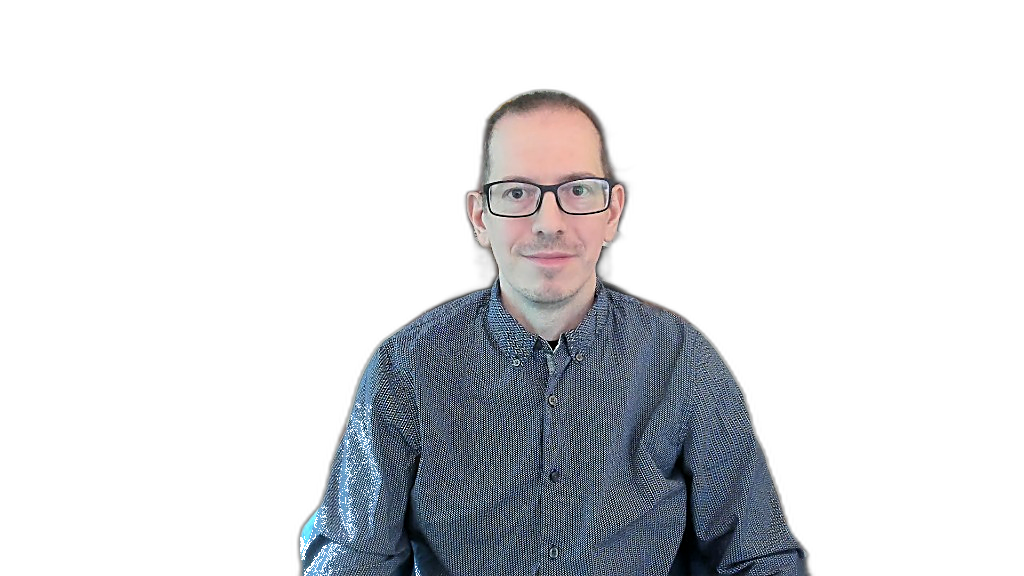
#> input picture scratch/denis_140lbs_balanced.png, 1024 x 576 px, given in place of dark_studio_grunge_1790869893740.jpg, which was not available
$ python generate_crisp_1080p_thumbnail.py
#> lines starting #> are read from the running program, lines starting #| are printed output that depends on the picture; pictures that were not available may be replaced by others from this repository, and a replacement may not be noted
import os
import math
from PIL import Image, ImageDraw, ImageFont, ImageFilter, ImageEnhance

W, H = 1920, 1080

font_dir = "scratch/fonts"
font_lilita = lambda size: ImageFont.truetype(os.path.join(font_dir, "LilitaOne-Regular.ttf"), size)

# 1. Load Pristine High-Res Background
bg_path = "C:/Users/denis/.gemini/antigravity/brain/39728e07-70d7-473b-9602-998c57781f48/dark_purple_grunge_1790869876664.jpg"
if not os.path.exists(bg_path):
    bg_path = "C:/Users/denis/.gemini/antigravity/brain/39728e07-70d7-473b-9602-998c57781f48/dark_studio_grunge_1790869893740.jpg"

bg_img = Image.open(bg_path).convert("RGB").resize((W, H), Image.Resampling.LANCZOS)

# 2. Load Clean Denis Cutout
denis_cutout = Image.open("scratch/denis_cutout_clean_no_chair.png").convert("RGBA")
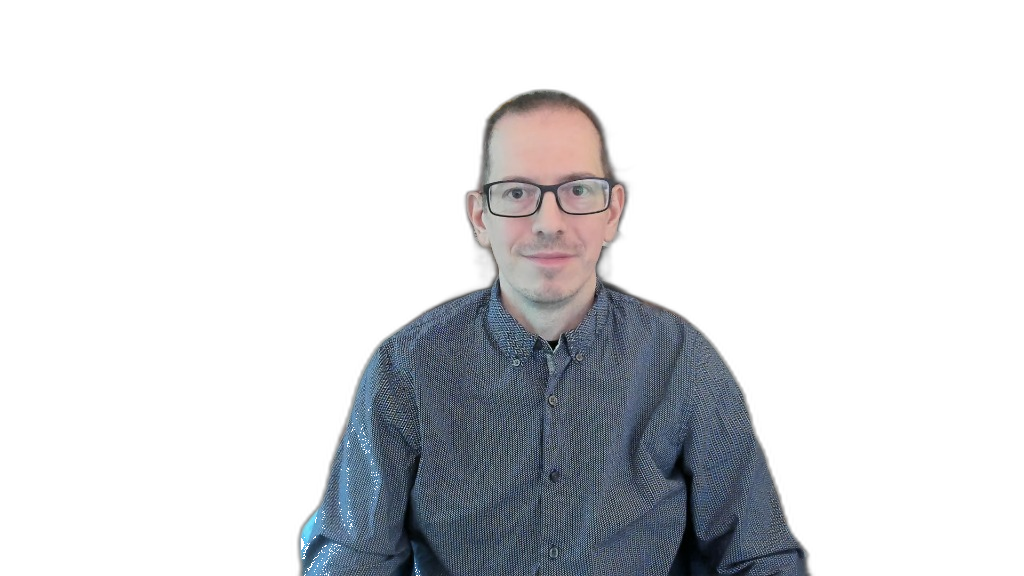
#> input picture scratch/denis_cutout_clean_no_chair.png, 1024 x 576 px, found by its file name
#> denis_cutout is the input picture: PIL image 1024x576 RGBA; mean R, G, B, A 22.1, 23.6, 26.5, 59.6
target_denis_h = int(H * 1.08)
denis_scale = target_denis_h / denis_cutout.height
#> denis_scale = 2.02
denis_w = int(denis_cutout.width * denis_scale)
#> denis_w = 2072
denis_h = target_denis_h
denis_resized = denis_cutout.resize((denis_w, denis_h), Image.Resampling.LANCZOS)

# Enhance Denis portrait for YouTube thumbnail punch
enhancer = ImageEnhance.Contrast(denis_resized)
denis_enhanced = enhancer.enhance(1.18)
enhancer = ImageEnhance.Color(denis_enhanced)
denis_enhanced = enhancer.enhance(1.12)
enhancer = ImageEnhance.Sharpness(denis_enhanced)
denis_enhanced = enhancer.enhance(1.30)

def create_rim_glow(cutout_img, glow_color=(192, 132, 252), blur_radius=28, opacity=210):
    alpha = cutout_img.split()[3]
    glow = Image.new("RGBA", cutout_img.size, glow_color + (0,))
    glow_alpha = Image.new("L", cutout_img.size, 0)
    glow_alpha.paste(alpha, (0, 0))
    glow.putalpha(glow_alpha)
    glow_blurred = glow.filter(ImageFilter.GaussianBlur(blur_radius))

    r, g, b, a = glow_blurred.split()
    a = a.point(lambda p: int(p * (opacity / 255.0)))
    return Image.merge("RGBA", (r, g, b, a))

def draw_thick_3d_text(draw_ctx, pos, text, font, text_color=(255, 255, 255), stroke_color=(0, 0, 0), stroke_width=22, shadow_offset=(12, 18), shadow_color=(0, 0, 0, 255)):
    x, y = pos
    sx, sy = shadow_offset
    steps = 14
    for step in range(1, steps + 1):
        ox = x + int(sx * (step / steps))
        oy = y + int(sy * (step / steps))
        draw_ctx.text((ox, oy), text, font=font, fill=shadow_color, stroke_width=stroke_width, stroke_fill=shadow_color)
    draw_ctx.text((x, y), text, font=font, fill=text_color, stroke_width=stroke_width, stroke_fill=stroke_color)

# 3. Assemble Base Canvas
canvas = bg_img.copy()

# Atmospheric left darkening for high contrast text readability
vignette = Image.new("RGBA", (W, H), (0, 0, 0, 0))
#> vignette: PIL image 1920x1080 RGBA; every value is 0
v_draw = ImageDraw.Draw(vignette)
for x in range(int(W * 0.70)):
    alpha = int(145 * (1.0 - x / (W * 0.70)))
    v_draw.line([(x, 0), (x, H)], fill=(4, 2, 8, alpha))
canvas = Image.alpha_composite(canvas.convert("RGBA"), vignette).convert("RGB")

# Position Denis on the right
denis_x = W - denis_w + 140
#> denis_x = -12
denis_y = H - denis_h + 35

glow_core = create_rim_glow(denis_enhanced, glow_color=(192, 132, 252), blur_radius=26, opacity=220)
#> in create_rim_glow, `alpha = cutout_img.split()[3]`:
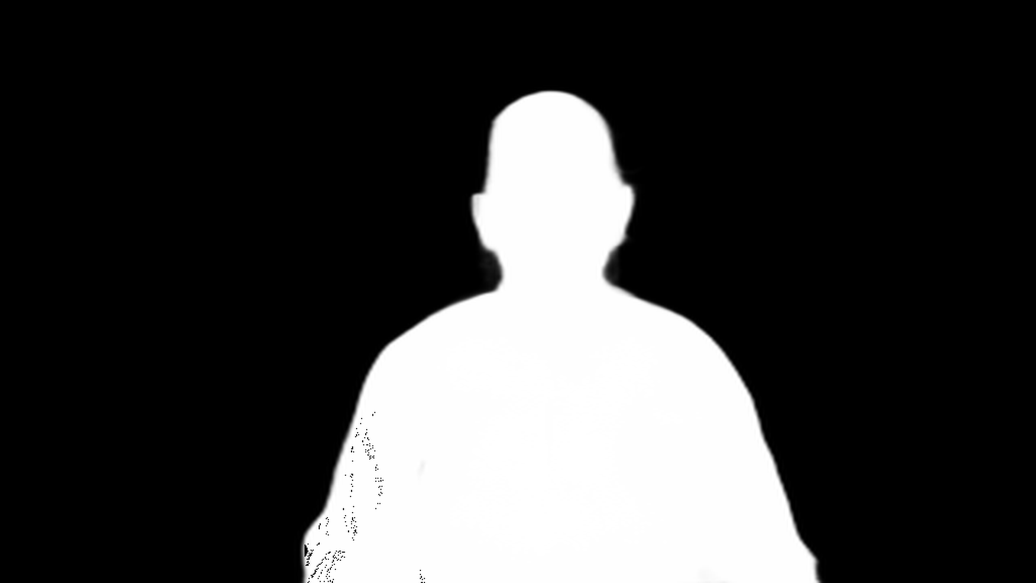
#> alpha: PIL image 2072x1166 L (shown at 1/2 size); min 0, max 255, mean 59.5
#> in create_rim_glow, `glow_alpha = Image.new("L", cutout_img.size, 0)`: glow_alpha: PIL image 2072x1166 L; every value is 0
#> in create_rim_glow, `r, g, b, a = glow_blurred.split()`: r: PIL image 2072x1166 L; every value is 192
#> in create_rim_glow, `r, g, b, a = glow_blurred.split()`: g: PIL image 2072x1166 L; every value is 132
#> in create_rim_glow, `r, g, b, a = glow_blurred.split()`: b: PIL image 2072x1166 L; every value is 252
glow_wide = create_rim_glow(denis_enhanced, glow_color=(168, 85, 247), blur_radius=60, opacity=110)
#> call 2 of create_rim_glow, with glow_color = (168, 85, 247), blur_radius = 60, opacity = 110
#> in create_rim_glow (call 2), `glow_blurred = glow.filter(ImageFilter.GaussianBlur(blur_radius))`:
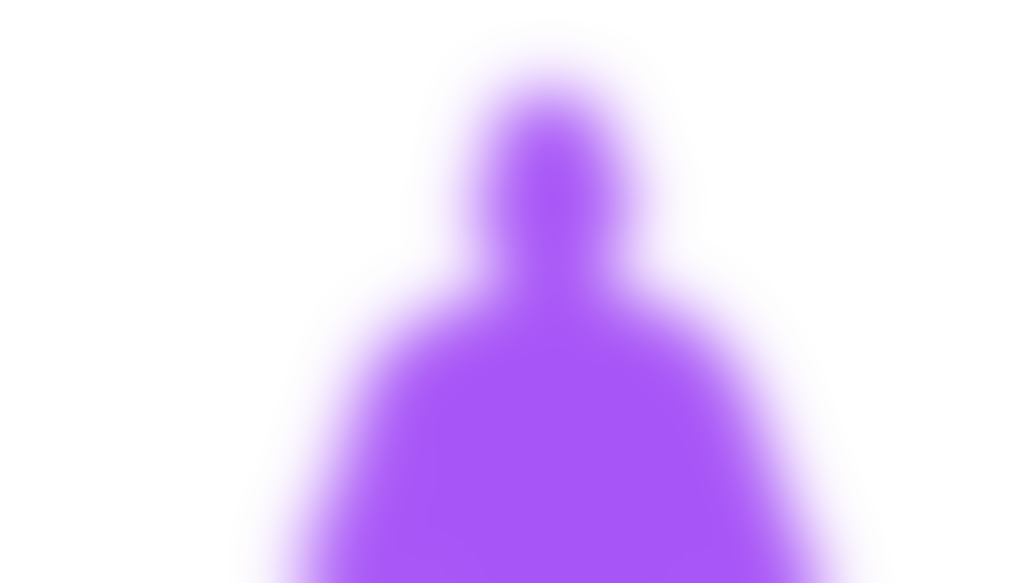
#> glow_blurred: PIL image 2072x1166 RGBA (shown at 1/2 size); mean R, G, B, A 168, 85, 247, 59.5; transparent parts drawn white
#> in create_rim_glow (call 2), `r, g, b, a = glow_blurred.split()`: r: PIL image 2072x1166 L; every value is 168
#> in create_rim_glow (call 2), `r, g, b, a = glow_blurred.split()`: g: PIL image 2072x1166 L; every value is 85
#> in create_rim_glow (call 2), `r, g, b, a = glow_blurred.split()`: b: PIL image 2072x1166 L; every value is 247
#> in create_rim_glow (call 2), `a = a.point(lambda p: int(p * (opacity / 255.0)))`:
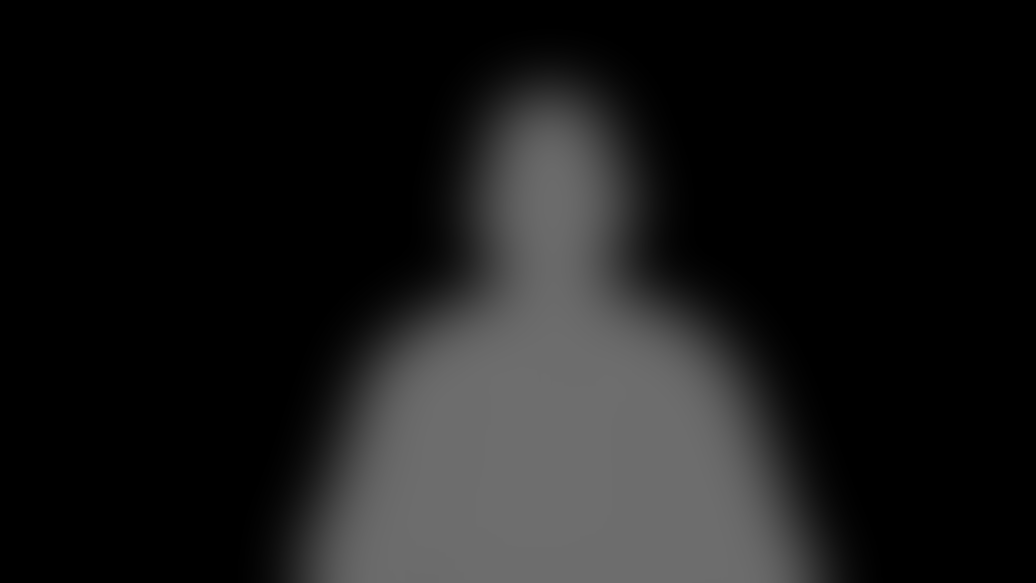
#> a: PIL image 2072x1166 L (shown at 1/2 size); min 0, max 110, mean 25.5

shadow_under = Image.new("RGBA", denis_enhanced.size, (0, 0, 0, 0))
#> shadow_under: PIL image 2072x1166 RGBA; every value is 0
alpha_mask = denis_enhanced.split()[3]
shadow_shape = Image.new("RGBA", denis_enhanced.size, (0, 0, 0, 245))
shadow_shape.putalpha(alpha_mask)
shadow_under.paste(shadow_shape, (0, 0))
shadow_under = shadow_under.filter(ImageFilter.GaussianBlur(38))
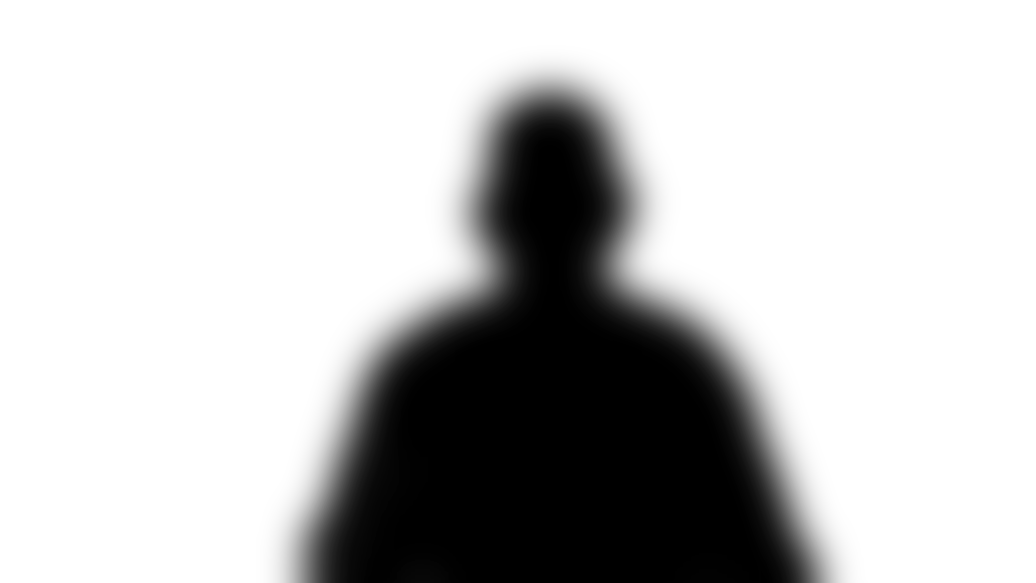
#> shadow_under: PIL image 2072x1166 RGBA (shown at 1/2 size); mean R, G, B, A 0, 0, 0, 59.5; transparent parts drawn white

c_rgba = canvas.convert("RGBA")
c_rgba.alpha_composite(glow_wide, (denis_x, denis_y))
c_rgba.alpha_composite(glow_core, (denis_x, denis_y))
c_rgba.alpha_composite(shadow_under, (denis_x - 30, denis_y + 15))
c_rgba.alpha_composite(denis_enhanced, (denis_x, denis_y))

# 4. Vertically Centered Title Block on the Left
tw, th = 1260, 560
tlayer = Image.new("RGBA", (tw, th), (0, 0, 0, 0))
#> tlayer: PIL image 1260x560 RGBA; every value is 0
tdraw = ImageDraw.Draw(tlayer)

f_title1 = font_lilita(104)
f_title2 = font_lilita(152)
f_title3 = font_lilita(156)

draw_thick_3d_text(tdraw, (35, 10), "MY BMS 18-MONTH", f_title1, stroke_width=22, shadow_offset=(12, 18))
draw_thick_3d_text(tdraw, (35, 138), "CARNIVORE", f_title2, text_color=(254, 240, 138), stroke_width=26, shadow_offset=(14, 20))
draw_thick_3d_text(tdraw, (35, 302), "EXPERIMENT", f_title3, stroke_width=24, shadow_offset=(14, 20))

t_rot = tlayer.rotate(-2.0, resample=Image.Resampling.BICUBIC, expand=True)
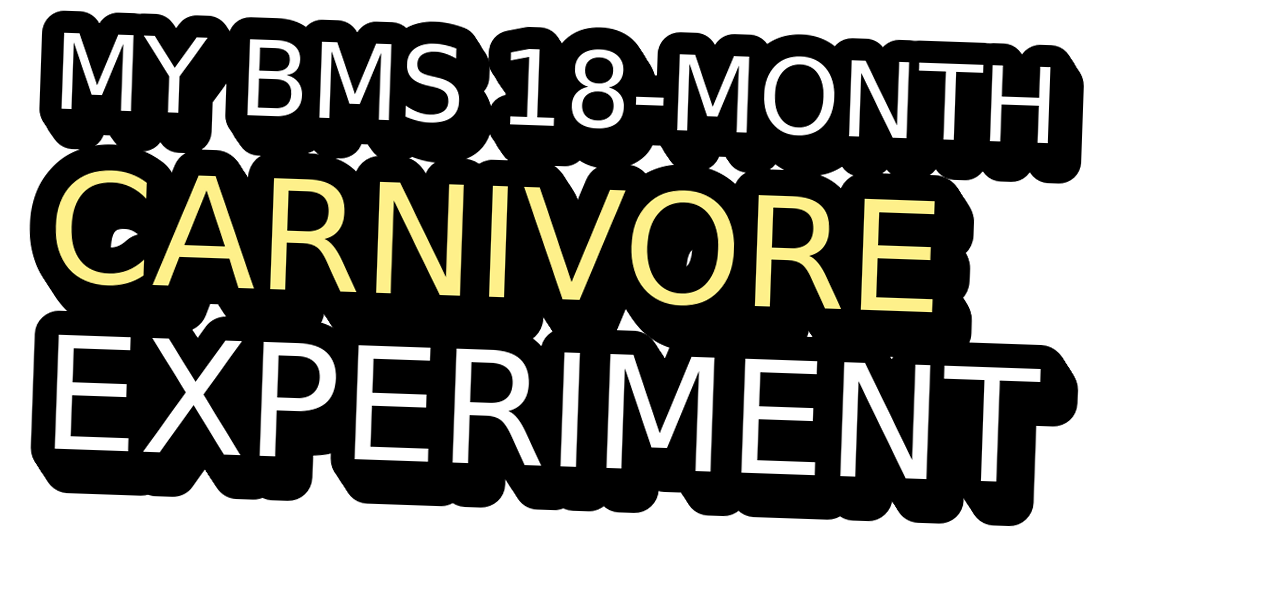
#> t_rot: PIL image 1280x604 RGBA; mean R, G, B, A 31.3, 30.8, 26.4, 153; transparent parts drawn white

# Vertically centered on left side: H = 1080, rotated height ≈ 610 -> Y ≈ 235
title_y = int((H - t_rot.height) / 2)
#> title_y = 238
c_rgba.paste(t_rot, (40, title_y), t_rot)
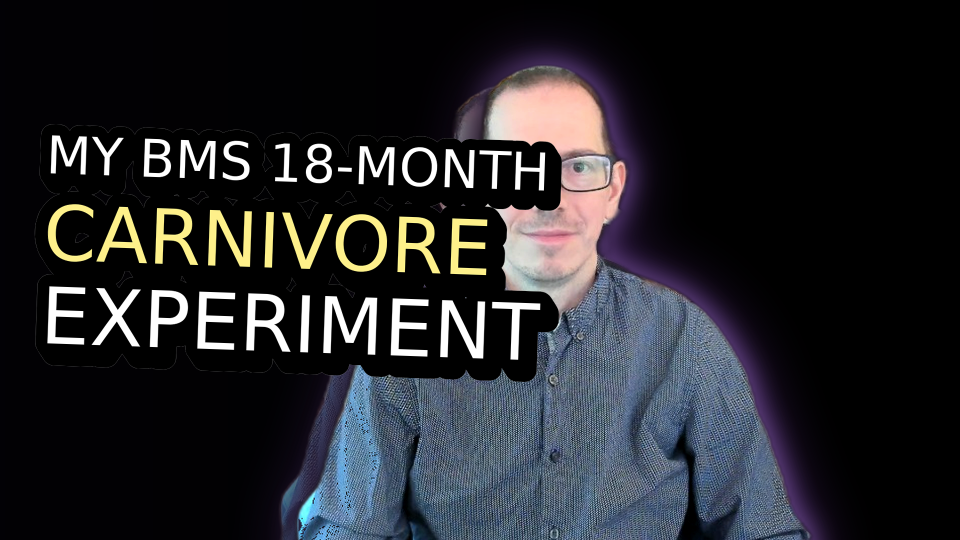
#> c_rgba: PIL image 1920x1080 RGBA (shown at 1/2 size); mean R, G, B, A 36.3, 36.9, 41, 254.9; transparent parts drawn white

# Save intermediate high-res base
temp_base_path = "scratch/temp_highres_base.png"
c_rgba.save(temp_base_path)
print("Saved high-res base to", temp_base_path)
